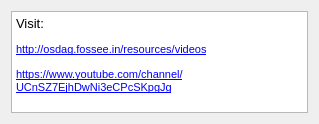
<?xml version="1.0" encoding="UTF-8"?>
<ui version="4.0">
 <class>Dialog</class>
 <widget class="QDialog" name="Dialog">
  <property name="geometry">
   <rect>
    <x>0</x>
    <y>0</y>
    <width>319</width>
    <height>124</height>
   </rect>
  </property>
  <property name="windowTitle">
   <string>Tutorials</string>
  </property>
  <property name="windowIcon">
   <iconset>
    <normaloff>:/newPrefix/images/Osdag.png</normaloff>:/newPrefix/images/Osdag.png</iconset>
  </property>
  <layout class="QGridLayout" name="gridLayout">
   <item row="0" column="0">
    <widget class="QTextBrowser" name="textBrowser">
     <property name="html">
      <string>&lt;!DOCTYPE HTML PUBLIC &quot;-//W3C//DTD HTML 4.0//EN&quot; &quot;http://www.w3.org/TR/REC-html40/strict.dtd&quot;&gt;
&lt;html&gt;&lt;head&gt;&lt;meta name=&quot;qrichtext&quot; content=&quot;1&quot; /&gt;&lt;style type=&quot;text/css&quot;&gt;
p, li { white-space: pre-wrap; }
&lt;/style&gt;&lt;/head&gt;&lt;body style=&quot; font-family:'MS Shell Dlg 2'; font-size:7.8pt; font-weight:400; font-style:normal;&quot;&gt;
&lt;p style=&quot; margin-top:12px; margin-bottom:12px; margin-left:0px; margin-right:0px; -qt-block-indent:0; text-indent:0px;&quot;&gt;&lt;span style=&quot; font-size:10pt;&quot;&gt;Visit:&lt;/span&gt;&lt;/p&gt;
&lt;p style=&quot; margin-top:12px; margin-bottom:12px; margin-left:0px; margin-right:0px; -qt-block-indent:0; text-indent:0px;&quot;&gt;&lt;a href=&quot;http://osdag.fossee.in/resources/videos&quot;&gt;&lt;span style=&quot; font-size:8pt; text-decoration: underline; color:#0000ff;&quot;&gt;http://osdag.fossee.in/resources/videos&lt;/span&gt;&lt;/a&gt;&lt;/p&gt;
&lt;p style=&quot; margin-top:0px; margin-bottom:0px; margin-left:0px; margin-right:0px; -qt-block-indent:0; text-indent:0px;&quot;&gt;&lt;a href=&quot;https://www.youtube.com/channel/UCnSZ7EjhDwNi3eCPcSKpgJg&quot;&gt;&lt;span style=&quot; font-size:8pt; text-decoration: underline; color:#0000ff;&quot;&gt;https://www.youtube.com/channel/UCnSZ7EjhDwNi3eCPcSKpgJg&lt;/span&gt;&lt;/a&gt;&lt;/p&gt;&lt;/body&gt;&lt;/html&gt;</string>
     </property>
     <property name="openExternalLinks">
      <bool>true</bool>
     </property>
    </widget>
   </item>
  </layout>
 </widget>
 <resources>
  <include location="ResourceFiles/icons.qrc"/>
 </resources>
 <connections/>
</ui>
